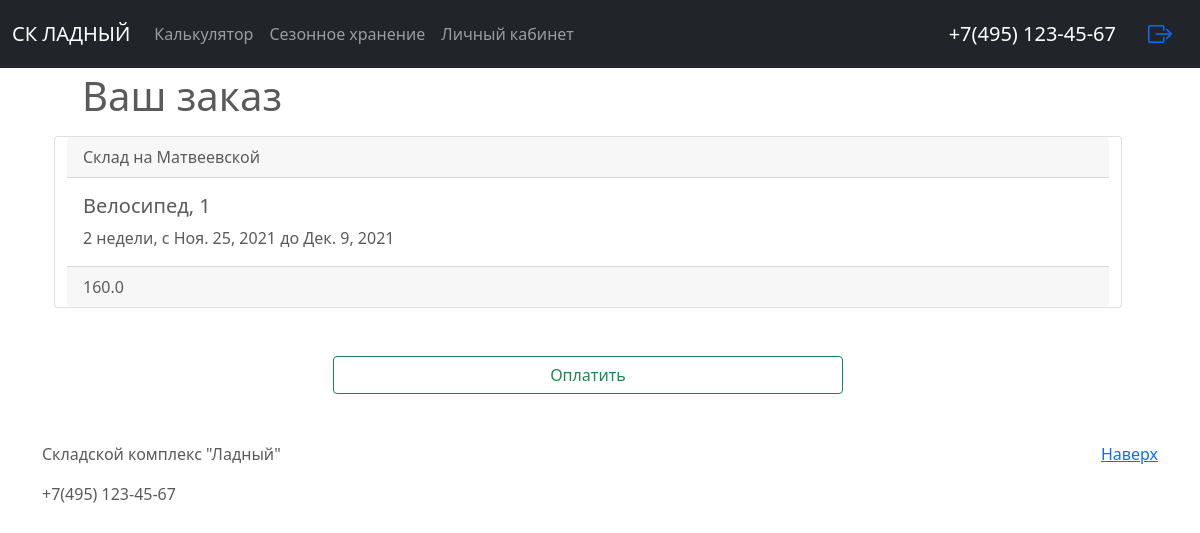
The app's page /order/14/ (signed in) with its own data.
### apps/storage/models.py (models this page shows)
class OrderUnit(models.Model):
    DURATION_CHOICES = [
        ('1week', '1 неделя'),
        ('2weeks', '2 недели'),
        ('3weeks', '3 недели'),
        ('1month', '1 месяц'),
        ('2months', '2 месяца'),
        ('3months', '3 месяца'),
        ('4months', '4 месяца'),
        ('5months', '5 месяцев'),
        ('6months', '6 месяцев'),
        ('7months', '7 месяцев'),
        ('8months', '8 месяцев'),
        ('9months', '9 месяцев'),
        ('10months', '10 месяцев'),
        ('11months', '11 месяцев'),
        ('12months', '12 месяцев'),
    ]
    warehouse = models.ForeignKey(Warehouse,
                                  null=True,
                                  on_delete=models.SET_NULL,
                                  related_name='warehouse',
                                  verbose_name='Склад'
                                  )
    unit = models.ForeignKey(Unit,
                             on_delete=models.DO_NOTHING,
                             related_name='unit',
                             verbose_name='Объект аренды')
    order = models.ForeignKey(Order,
                              on_delete=models.DO_NOTHING,
                              related_name='rent_order',
                              verbose_name='Основной заказ',
                              editable=False
                              )
    quantity = models.PositiveSmallIntegerField(verbose_name='Количество',
                                                default=1
                                                )
    rent_start = models.DateField(verbose_name='Дата начала аренды',
                                  null=True,
                                  default=timezone.now
                                  )
    rent_duration = models.CharField('Длительность аренды',
                                      max_length=10,
                                      choices=DURATION_CHOICES,
                                      default='1month')
    price = models.FloatField(verbose_name='Цена',
                              editable=False,
                              null=True,
                              )
    @property
    def rent_end(self):
        days_quantity_in_period = {
                                    3 : 7, # неделя
                                    4 : 30, # месяц
                                  }
        period_id, number_of_periods = get_period_and_number_duration(self.rent_duration)
        delta = timedelta(days=days_quantity_in_period[period_id] * number_of_periods)
        return self.rent_start + delta

class Warehouse(models.Model):
    title = models.CharField(max_length=100, verbose_name='Название склада')
    description = models.TextField(verbose_name='Подробное описание склада')
    address = models.CharField(max_length=200, unique=True, verbose_name='Адрес склада')
    phone = PhoneNumberField(verbose_name='Телефонный номер склада',
                             help_text='Введите номер телефона, например, +79999999999')
    latitude = models.FloatField(validators=lat_validators, verbose_name='Широта', )
    longitude = models.FloatField(validators=lng_validators, verbose_name='Долгота')
    slug = models.SlugField(max_length=100, unique=True)
    def __str__(self):
        return self.title
    class Meta:
        verbose_name = 'Склад'
        verbose_name_plural = 'Склады'
        db_table = 'warehouses'

class Unit(models.Model):
    name = models.CharField(max_length=200, verbose_name='Объект аренды')
    category = models.ForeignKey(Category, on_delete=models.CASCADE, related_name='category', verbose_name='Категория')
    def __str__(self):
        return self.name
    class Meta:
        verbose_name = 'Объект аренды'
        verbose_name_plural = 'Объекты аренды'
        db_table = 'units'

### apps/storage/views.py (the view)
# urls.py: path('order/<int:id>/', get_order, name='order'),
def get_order(request, id):
    order = Order.objects.get(id=id)
    order_units = OrderUnit.objects.filter(order=order)
    context = {
        'order_units': order_units,
        'order_id': order.id,
    }
    return render(request, 'order_confirmation.html', context)

### apps/storage/help_functions.py (called while the page is built)
def get_period_and_number_duration(duration: str) -> (int, int):
    period_id = 3 if 'week' in duration else 4
    number_of_periods = int(re.match(r'\d{1,2}', duration).group(0))
    return period_id, number_of_periods

### apps/storage/templates/order_confirmation.html
{% extends "base.html" %}
{% block content %}
<h1 class="m-3 mt-4">Ваш заказ</h1>
{% for order in order_units  %}
<div class="card">
  <div class="card-header">
    {{ order.warehouse }}
  </div>
  <div class="card-body">
    <h5 class="card-title">{{ order.unit }}, {{ order.quantity }}</h5>
    <p class="card-text">{{ order.get_rent_duration_display }}, с {{ order.rent_start }} до {{ order.rent_end }}</p>
  </div>
    <div class="card-footer">
    {{ order.price }}
  </div>
</div>
{% endfor %}
<div class="d-grid gap-2 col-6 mx-auto mt-5 mb-5">
<a class="btn btn-outline-success" href="{% url 'apps.payment:make_payment' order_id %}" role="button">Оплатить</a>
</div>
{% endblock %}

### basic_templates/static/basic_templates/css/carousel.css (style rules this page uses)
body { padding-top: 3rem; padding-bottom: 3rem; color: #5a5a5a; }

### records on screen
OrderUnit: warehouse "Склад на Матвеевской", unit "Велосипед", quantity "1", rent_duration "2 недели", rent_start "Ноя. 25, 2021", rent_end "Дек. 9, 2021", price "160.0"
